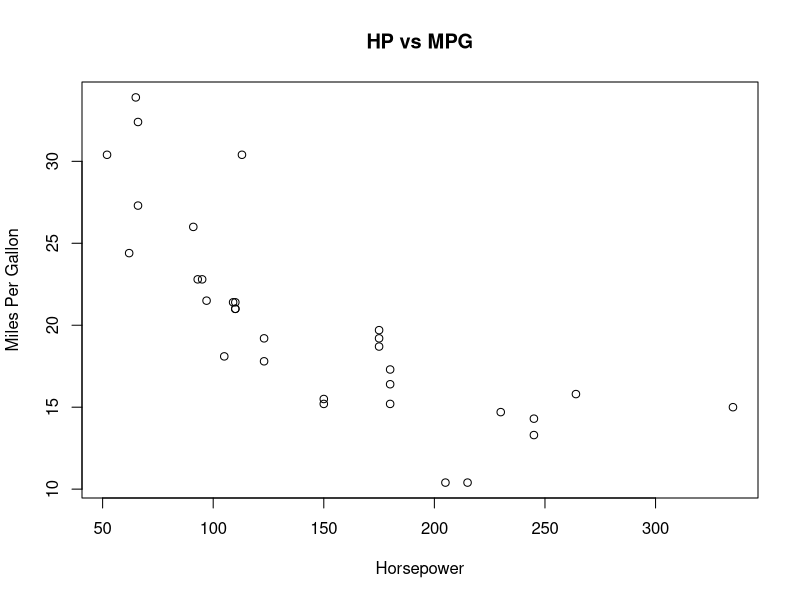

The R source for this figure:
## ---- chunk 1

library(data.table)

## ---- chunk 2

data(mtcars)

DT <- as.data.table(mtcars)

DT[, summary(mpg)]

## ---- chunk 3
DT[, plot(x = hp, 
          y = mpg, 
          main = 'HP vs MPG', 
          xlab = 'Horsepower', 
          ylab = 'Miles Per Gallon')]
